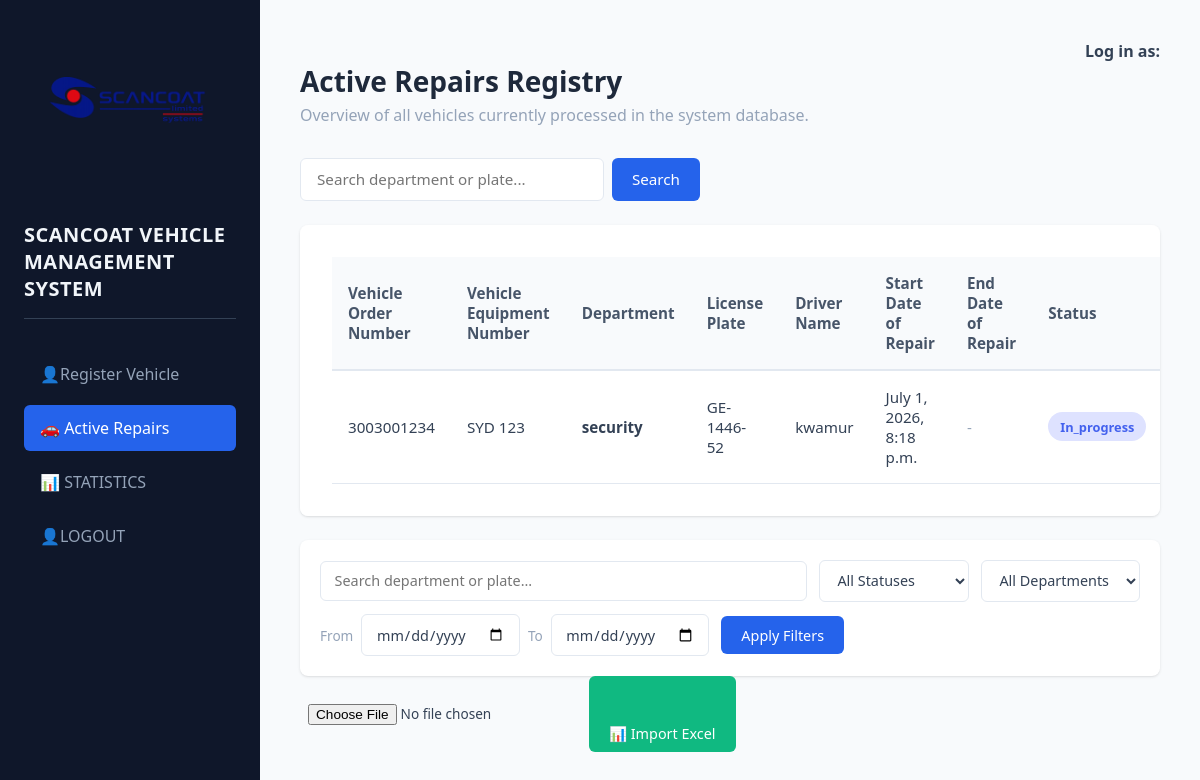
The app's page /vehicle_list/ with its own data.
### patrick/models.py (models this page shows, shortened)
class registedvehicle(models.Model):
    order_number = models.CharField(primary_key=True, max_length=10, default='0000000000', null=False, unique=True)
    department = models.CharField(max_length=100)
    vehicle_model = models.CharField(max_length=100)
    license_plate = models.CharField(max_length=20, unique=True)
    startdate = models.DateTimeField(auto_now_add=True)
    enddate = models.DateTimeField(blank=True, null=True)
    intialprogress = models.CharField(max_length=100, default='Not Started')
    issue = models.TextField(blank=True, null=True)
    equip_number = models.PositiveIntegerField(blank=True, null=True)
    equip_id = models.CharField(max_length=100, blank=True, editable=False)
    enddate = models.DateTimeField(null=True, blank=True)
    payment=models.CharField(max_length=100,default='not stated')
    DEPARTMENT_ACRONYMS = {
        'Security': 'SYD',
        'Maintenance': 'MNT',
    }
    class Meta:
        constraints = [
            models.UniqueConstraint(fields=['department', 'equip_number'], name='unique_equip_per_department')
        ]
    @property
    def formatted_plate(self):
        plate = self.license_plate.upper().replace(' ', '').replace('-', '')
        if len(plate) >= 8:
            region = plate[:2]
            middle = plate[2:6]
            year = plate[6:8]
            return f"{region}-{middle}-{year}"
        return self.license_plate.upper()

### patrick/views.py (the view, shortened to what this page needs)
# urls.py: path('vehicle_list/', views.vehicle_list, name='vehicle_list'),
def vehicle_list(request):
    query = request.GET.get('q', '').strip()
    if query:
        vehicles = registedvehicle.objects.filter(
            Q(department__icontains=query) | Q(license_plate__icontains=query) | Q(order_number__icontains=query) | Q(equip_id_icontains=query)
        )
    else:
        vehicles = registedvehicle.objects.all()
    return render(request, 'vehicle_list.html', {
        'vehicles': vehicles,
        'query': query,
    })

### templates/vehicle_list.html (shortened to what this page needs)
{% load static %}
<!DOCTYPE html>
<html lang="en">
<head>
</head>
<body>
    <aside>
        <img src="{% static 'patrick/images/scancoatlogo.png' %}" alt="Scancoat Limited Logo" class="logo">
        <h1>SCANCOAT VEHICLE MANAGEMENT SYSTEM</h1>
        <ul>
            <li><a href="{% url 'dashboard' %}">👤Register Vehicle</a></li>
            <li><a href="{% url 'vehicleview' %}" class="active">🚗 Active Repairs</a></li>
            <li><a href="{% url 'data' %}">📊 STATISTICS</a></li>
            <li><a href="{% url 'logout' %}">👤LOGOUT</a></li>
        </ul>
    </aside>
    <main>
        <header>
            <h4 style="text-align: right;">Log in as: {{ request.user.username }}</h4>
            <h2>Active Repairs Registry</h2>
            <p>Overview of all vehicles currently processed in the system database.</p>
        </header>
        <div class="table-controls">
            <form method="GET" action="{% url 'vehicleview' %}" class="search-bar-container">
                <input type="text" name="q" placeholder="Search department or plate..." value="{{ query }}">
                <button type="submit">Search</button>
            </form>
        </div>
        <div class="table-container">
            <table>
                <thead>
                    <tr>
                        <th>Vehicle Order Number</th>
                        <th>Vehicle Equipment Number</th>
                        <th>Department</th>
                        <th>License Plate</th>
                        <th>Driver Name</th>
                        <th>Start Date of Repair</th>
                        <th>End Date of Repair</th>
                        <th>Status</th>
                    </tr>
                </thead>
                <tbody>
                    {% for vehicle in vehicles %}
                    <tr>
                        <td>{{ vehicle.order_number }}</td>
                        <td>{{ vehicle.equip_id }}</td>
                        <td><b>{{ vehicle.department }}</b></td>
                        <td>{{ vehicle.formatted_plate }}</td>
                        <td>{{ vehicle.vehicle_model }}</td>
                        <td>{{ vehicle.startdate }}</td>
                        <td>
                            {% if vehicle.enddate %}
                                {{ vehicle.enddate|date:"Y-m-d H:i" }}
                            {% else %}
                                <span style="color: var(--text-light);">-</span>
                            {% endif %}
                        </td>
                        <td>
                            <span class="badge badge-{{ vehicle.intialprogress }}">
                                {{ vehicle.intialprogress }}
                            </span>
                        </td>
                    </tr>
                    {% empty %}
                    <tr>
                        <td colspan="10" style="text-align: center; color: var(--text-light); padding: 3rem 0;">
                            No vehicles found matching your criteria.
                        </td>
                    </tr>
                    {% endfor %}
                </tbody>
            </table>
        </div>
        <form method="GET" action="{% url 'vehicleview' %}" class="filter-bar">
            <input type="text" name="q" class="filter-input" placeholder="Search department or plate..." value="{{ query }}">
            <select name="status" class="filter-select">
                <option value="">All Statuses</option>
            </select>
            <select name="department" class="filter-select">
                <option value="">All Departments</option>
            </select>
            <div class="date-range">
                <label for="date_from">From</label>
                <input type="date" id="date_from" name="date_from" class="filter-date" value="{{ date_from }}">
                <label for="date_to">To</label>
                <input type="date" id="date_to" name="date_to" class="filter-date" value="{{ date_to }}">
            </div>
            <button type="submit" class="btn-filter">Apply Filters</button>
        </form>
        <form action="{% url 'upload_excel' %}" method="POST" enctype="multipart/form-data" style="display: flex; gap: 0.5rem; align-items: center;"><br><br>
        <input type="file" name="excel_file" accept=".xlsx" required style="font-size: 0.85rem; color: var(--text-main);"><br><br>
        <button type="submit" class="btn-filter" style="background-color: var(--success-color);"><br><br>
            📊 Import Excel
        </button>
    </form>
    </main>
</body>
</html>

### templates/vehicle_list.html (style rules this page uses)
:root { --primary-color: #2563eb; --primary-hover: #1d4ed8; --bg-color: #f8fafc; --sidebar-color: #0f172a; --text-main: #334155; --text-light: #94a3b8; --border-color: #e2e8f0; --warning-bg: #fff3cd; --warning-text: #856404; --success-color: #10b981; --success-hover: #059669; }
* { box-sizing: border-box; margin: 0; padding: 0; font-family: 'Segoe UI', Tahoma, Geneva, Verdana, sans-serif; }
body { display: flex; background-color: var(--bg-color); color: var(--text-main); min-height: 100vh; }
aside { width: 260px; background-color: var(--sidebar-color); color: white; padding: 2rem 1.5rem; display: flex; flex-direction: column; gap: 2rem; }
aside h1 { font-size: 1.25rem; font-weight: 600; letter-spacing: 0.5px; color: #f1f5f9; border-bottom: 1px solid #334155; padding-bottom: 1rem; }
aside ul { list-style: none; display: flex; flex-direction: column; gap: 0.5rem; }
aside a { color: var(--text-light); text-decoration: none; padding: 0.75rem 1rem; border-radius: 0.375rem; display: block; transition: all 0.2s; }
aside a:hover, aside a.active { background-color: var(--primary-color); color: white; }
main { flex: 1; width: calc(100% - 260px); padding: 2.5rem; }
header { margin-bottom: 2rem; }
header h2 { font-size: 1.75rem; color: #1e293b; }
header p { color: var(--text-light); margin-top: 0.25rem; }
.table-controls { display: flex; justify-content: space-between; align-items: center; gap: 1rem; margin-bottom: 1.5rem; }
.search-bar-container { display: flex; gap: 0.5rem; width: 100%; max-width: 400px; }
.search-bar-container input { flex: 1; padding: 0.65rem 1rem; border: 1px solid var(--border-color); border-radius: 0.375rem; font-size: 0.95rem; outline: none; }
.search-bar-container button, .btn-clear { background-color: var(--primary-color); color: white; border: none; padding: 0.65rem 1.25rem; font-size: 0.95rem; font-weight: 500; border-radius: 0.375rem; cursor: pointer; text-decoration: none; transition: background-color 0.2s; }
.table-container { background: white; padding: 2rem; border-radius: 0.5rem; box-shadow: 0 1px 3px 0 rgba(0, 0, 0, 0.1), 0 1px 2px -1px rgba(0, 0, 0, 0.1); width: 100%; overflow-x: auto; margin-bottom: 1.5rem; }
table { width: 100%; border-collapse: collapse; text-align: left; font-size: 0.95rem; }
th { background-color: #f8fafc; color: #475569; font-weight: 600; padding: 1rem; border-bottom: 2px solid var(--border-color); }
td { padding: 1rem; border-bottom: 1px solid var(--border-color); color: var(--text-main); vertical-align: middle; }
.badge { display: inline-block; padding: 0.35rem 0.75rem; font-size: 0.8rem; font-weight: 600; border-radius: 1rem; text-transform: capitalize; }
.badge-in_progress { background-color: #dee2ff; color: #4361ee; }
.filter-bar { display: flex; flex-wrap: wrap; align-items: center; gap: 0.75rem; width: 100%; background: white; padding: 1.25rem; border-radius: 0.5rem; box-shadow: 0 1px 3px 0 rgba(0, 0, 0, 0.1), 0 1px 2px -1px rgba(0, 0, 0, 0.1); margin-top: 1.5rem; }
.filter-input, .filter-select, .filter-date { padding: 0.6rem 0.85rem; border: 1px solid var(--border-color); border-radius: 0.375rem; font-size: 0.9rem; color: var(--text-main); outline: none; background-color: white; }
.filter-input { flex: 1; min-width: 180px; }
.filter-select { min-width: 150px; cursor: pointer; }
.date-range { display: flex; align-items: center; gap: 0.5rem; }
.date-range label { font-size: 0.85rem; color: var(--text-light); white-space: nowrap; }
.filter-date { min-width: 140px; }
.btn-filter { background-color: var(--primary-color); color: white; border: none; padding: 0.6rem 1.25rem; font-size: 0.9rem; font-weight: 500; border-radius: 0.375rem; cursor: pointer; transition: background-color 0.2s; white-space: nowrap; }
img.logo { display: block; max-width: 200px; height: auto; margin: 0 auto 1rem auto; border-radius: 0.5rem; padding: 0.75rem; }

### records on screen
registedvehicle: order_number "3003001234", equip_id "SYD 123", department "security", formatted_plate "GE-1446-52", vehicle_model "kwamur", startdate "July 1, 2026, 8:18 p.m.", intialprogress "In_progress"
